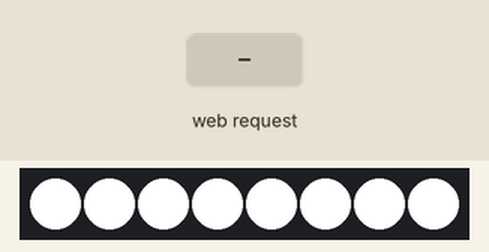
This sketch was run on a simulated ESP8266 (NodeMCU). Parts: 8 RGB LEDs in strip order, left to right. Inputs (shaded band) come from the test bench. Dim RGB values are drawn brighter than linear; EEPROM starts erased.

Above: at 1.2 s.
1.3 s: HTTP request GET /color received
At 2.5 s:
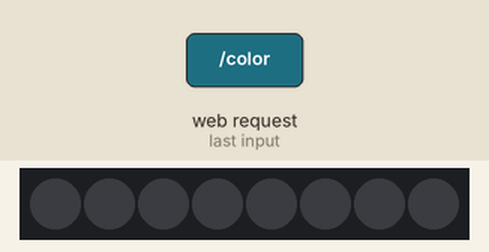
2.8 s: HTTP request GET /color?r=1 received
At 3.8 s:
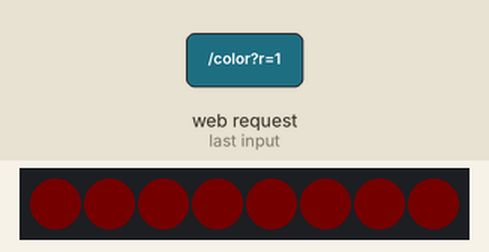
4.3 s: HTTP request GET /color?g=1 received
At 4.9 s:
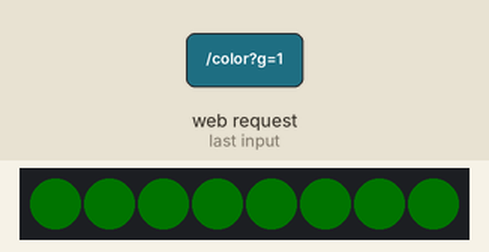
5.8 s: HTTP request GET /color?b=1 received
At 6.1 s:
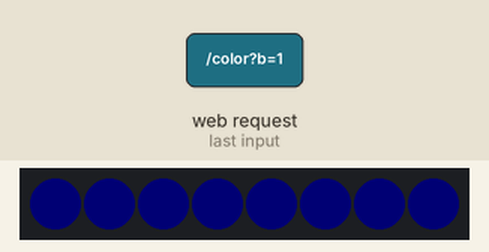
7.3 s: HTTP request GET /color?r=0 received
At 8.4 s:
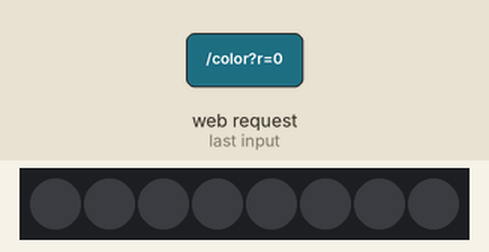
Timing chart, 0 to 9.8 s (numbered marks = the images above; inputs shaded):
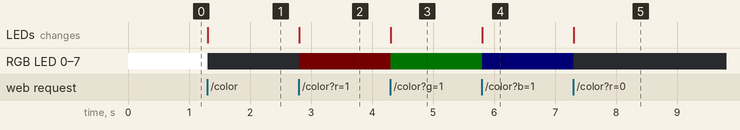

The sketch:

vf.ino
```cpp
#include <ESP8266WiFi.h>
#include <ESP8266WebServer.h>
#include <Adafruit_NeoPixel.h>
#include <DNSServer.h>
#include <EEPROM.h>
#include "index.h"
//
const byte DNS_PORT = 53;
DNSServer dnsServer;


IPAddress apIP(192, 168, 1, 1);
ESP8266WebServer webServer(80);


#define PIN          0
Adafruit_NeoPixel pixels = Adafruit_NeoPixel(8, PIN, NEO_GRB + NEO_KHZ800);

/* Set these to your desired credentials. */
const char *ssid ="lampe-ORE-Nom-Prénom";
const char *password = "";
int r, g, b;

void setup() {
  EEPROM.begin(512);

  WiFi.mode(WIFI_AP);
  WiFi.softAPConfig(apIP, apIP, IPAddress(255, 255, 255, 0));
  WiFi.softAP(ssid, password, 1);
  dnsServer.setTTL(300);
  dnsServer.setErrorReplyCode(DNSReplyCode::ServerFailure);
 // dnsServer.start(DNS_PORT, "lampe.app", appIP);


  webServer.on("/", []() {
    webServer.sendHeader("Cache-Control", "no-cache, no-store, must-revalidate");
    webServer.sendHeader("Pragma", "no-cache");
    webServer.sendHeader("Expires", "-1");
    webServer.setContentLength(CONTENT_LENGTH_UNKNOWN);
    String s = MAIN_page;
    webServer.send(200, "text/html", s);
    webServer.client().stop();
  });

  webServer.on("/color", []() {
    webServer.send(200, "text/html", "OK");
    r = webServer.arg("r").toInt();
    g = webServer.arg("g").toInt();
    b = webServer.arg("b").toInt();
    EEPROM.write(1, r);
    EEPROM.write(2, g);
    EEPROM.write(3, b);
    EEPROM.commit();
    webServer.client().stop();
  });

  webServer.onNotFound([]() {
    String message = "Hello World!\n\n";
    message += "URI: ";
    message += webServer.uri();
    webServer.send(200, "text/plain", message);
  });

  webServer.begin();

  pixels.begin(); // This initializes the NeoPixel library.
  pixels.setPixelColor(0, pixels.Color(EEPROM.read(1),EEPROM.read(2),EEPROM.read(3)));
  pixels.setPixelColor(1, pixels.Color(EEPROM.read(1),EEPROM.read(2),EEPROM.read(3)));
  pixels.setPixelColor(2, pixels.Color(EEPROM.read(1),EEPROM.read(2),EEPROM.read(3)));
  pixels.setPixelColor(3, pixels.Color(EEPROM.read(1),EEPROM.read(2),EEPROM.read(3)));
  pixels.setPixelColor(4, pixels.Color(EEPROM.read(1),EEPROM.read(2),EEPROM.read(3)));
  pixels.setPixelColor(5, pixels.Color(EEPROM.read(1),EEPROM.read(2),EEPROM.read(3)));
  pixels.setPixelColor(6, pixels.Color(EEPROM.read(1),EEPROM.read(2),EEPROM.read(3)));
  pixels.setPixelColor(7, pixels.Color(EEPROM.read(1),EEPROM.read(2),EEPROM.read(3)));
  pixels.show();
}

void loop() {
  dnsServer.processNextRequest();
  webServer.handleClient();
  pixels.setPixelColor(0, pixels.Color(EEPROM.read(1),EEPROM.read(2),EEPROM.read(3)));
  pixels.setPixelColor(1, pixels.Color(EEPROM.read(1),EEPROM.read(2),EEPROM.read(3)));
  pixels.setPixelColor(2, pixels.Color(EEPROM.read(1),EEPROM.read(2),EEPROM.read(3)));
  pixels.setPixelColor(3, pixels.Color(EEPROM.read(1),EEPROM.read(2),EEPROM.read(3)));
    pixels.setPixelColor(4, pixels.Color(EEPROM.read(1),EEPROM.read(2),EEPROM.read(3)));
  pixels.setPixelColor(5, pixels.Color(EEPROM.read(1),EEPROM.read(2),EEPROM.read(3)));
  pixels.setPixelColor(6, pixels.Color(EEPROM.read(1),EEPROM.read(2),EEPROM.read(3)));
  pixels.setPixelColor(7, pixels.Color(EEPROM.read(1),EEPROM.read(2),EEPROM.read(3)));
  pixels.show();
}
```

index.h
```cpp
const char MAIN_page[] PROGMEM = R"=====(
	<html><head> <meta charset="UTF-8"/> <meta name="viewport" content="width=device-width, user-scalable=no"> </head><body> <style> div.c{text-align:center;}input[type=range]{-webkit-appearance: none; margin: 10px 0; width: 100%; background-color: #C5CAE9;}input[type=range]:focus{outline: none;}input[type=range]::-webkit-slider-runnable-track{width: 100%; height: 12.8px; cursor: pointer; animate: 0.2s; box-shadow: 0px 0px 0px #000000, 0px 0px 0px #0d0d0d; background: #5C6BC0; border-radius: 25px; border: 0px solid #000101;}input[type=range]::-webkit-slider-thumb{box-shadow: 0px 0px 0px #000000, 0px 0px 0px #0d0d0d; border: 0px solid #000000; height: 40px; width: 40px; border-radius: 50%; background: #1A237E; cursor: pointer; -webkit-appearance: none; margin-top: -12.24px;}input[type=range]:focus::-webkit-slider-runnable-track{background: #5C6BC0;}input[type=range]::-moz-range-track{width: 100%; height: 12.8px; cursor: pointer; animate: 0.2s; box-shadow: 0px 0px 0px #000000, 0px 0px 0px #0d0d0d; background: #5C6BC0; border-radius: 25px; border: 0px solid #000101;}input[type=range]::-moz-range-thumb{box-shadow: 0px 0px 0px #000000, 0px 0px 0px #0d0d0d; border: 0px solid #000000; height: 20px; width: 39px; border-radius: 7px; background: #070065; cursor: pointer;}input[type=range]::-ms-track{width: 100%; height: 12.8px; cursor: pointer; animate: 0.2s; background: transparent; border-color: transparent; border-width: 39px 0; color: transparent;}input[type=range]::-ms-fill-lower{background: #5C6BC0; border: 0px solid #000101; border-radius: 50px; box-shadow: 0px 0px 0px #000000, 0px 0px 0px #0d0d0d;}input[type=range]::-ms-fill-upper{background: #5C6BC0; border: 0px solid #000101; border-radius: 50px; box-shadow: 0px 0px 0px #000000, 0px 0px 0px #0d0d0d;}input[type=range]::-ms-thumb{box-shadow: 0px 0px 0px #000000, 0px 0px 0px #0d0d0d; border: 0px solid #000000; height: 20px; width: 39px; border-radius: 7px; background: #1A237E; cursor: pointer;}input[type=range]:focus::-ms-fill-lower{background: #5C6BC0;}input[type=range]:focus::-ms-fill-upper{background: #5C6BC0;}.button{margin-top: 3em; background-color: #4CAF50; /* Green */ border: none; color: white; padding: 15px 32px; text-align: center; text-decoration: none; display: inline-block; font-size: 16px;}</style> <style>body{background-color: #C5CAE9;}.center{padding: 1%; display: flex; align-items: center; justify-content: center;}#color-canvas{max-width: 100%;}#color-view{background-color: rgb(255, 255, 255); height: 8em; width: 8em; -moz-border-radius: 50%; -webkit-border-radius: 50%; border-radius: 50%; display: flex; align-items: center; justify-content: center; position: absolute;}#lightness{margin-top: 3em; width: 90%;}</style> <div class="center"> <div id="color-view"></div><canvas id="color-canvas" width="400px" height="400px"></canvas> </div><div class="center"> <input id="lightness" type="range" min="0" max="100" value="100"> </div><div class="center"> <button class="button" id="send">Valider</button> </div> <div class="c"><h1>FabLab ORE </h1></div><script>function ColorPicker(element){this.element=element; var THIS=this; this.init=function (){this.canvas=document.getElementById('color-canvas'); this.colorView=document.getElementById('color-view'); this.lightness=document.getElementById('lightness'); this.send=document.getElementById('send'); this.color={h: 0, s: 0, l: 0}; this.setColorHSL(0, 0, 100); this.renderColorMap(); this.setupBindings();}; this.setColorHSL=function (h, s, l){THIS.color.h=h; THIS.color.s=s; THIS.color.l=l; THIS.colorView.style.backgroundColor='hsl(' + h + ',' + s + '%,' + l + '%)';}; this.setColorRGB=function (r, g, b){hsl=rgbToHsl(r, g, b); THIS.color.h=hsl[0]; THIS.color.s=hsl[1]; THIS.color.l=hsl[2]; THIS.colorView.style.backgroundColor='hsl(' + hsl[0] + ',' + hsl[1] + '%,' + hsl[2] + '%)';}; this.getColorHSL=function (){return [THIS.color.h, THIS.color.s, THIS.color.l];}; this.getColorRGB=function (){var c=THIS.colorView.style.backgroundColor; rgb=c.replace(/^(rgb|rgba)\(/, '').replace(/\)$/, '').replace(/\s/g, '').split(','); return [parseInt(rgb[0]), parseInt(rgb[1]), parseInt(rgb[2])];}; this.renderColorMap=function (){var canvas=this.canvas; var ctx=canvas.getContext('2d'); var radius=canvas.width / 2; var toRad=(2 * Math.PI) / 360; var step=1 / radius; ctx.clearRect(0, 0, canvas.width, canvas.height); for (var i=0; i < 360; i +=step){var rad=i * toRad; ctx.strokeStyle='hsl(' + i + ', 100%, 50%)'; ctx.beginPath(); ctx.moveTo(radius, radius); ctx.lineTo(radius + radius * Math.cos(rad), radius + radius * Math.sin(rad)); ctx.stroke();}ctx.fillStyle='rgb(255, 255, 255)'; ctx.beginPath(); ctx.arc(radius, radius, radius * 0, 0, Math.PI * 2, true); ctx.closePath(); ctx.fill();}; this.setupBindings=function (){var canvas=this.canvas; var colorView=this.colorView; var lightness=this.lightness; var setColorRGB=this.setColorRGB; var send=this.send; var ctx=canvas.getContext('2d'); var click=function (e){var originalElement=e.srcElement || e.originalTarget; var ratio=originalElement.height / originalElement.clientHeight; var rect=e.target.getBoundingClientRect(); var x=(e.offsetX || (e.touches[0].clientX - rect.left)) * ratio; var y=(e.offsetY || (e.touches[0].clientY - rect.top)) * ratio; var imgData=ctx.getImageData(parseInt(x), parseInt(y), 1, 1).data; if (imgData[0] !=0 || imgData[1] !=0 || imgData[2] !=0){THIS.setColorRGB(imgData[0], imgData[1], imgData[2]);}lightness.value=50; return false;}; canvas.addEventListener('click', click); canvas.addEventListener('touchstart', click); var clicking=false; var changeLightness=function (e){if (clicking==false) return; var hsl=THIS.getColorHSL(); THIS.setColorHSL(hsl[0], hsl[1], e.target.valueAsNumber);}; lightness.addEventListener('mousemove', changeLightness); lightness.addEventListener('touchmove', changeLightness); lightness.addEventListener('mousedown', function (e){clicking=true; changeLightness(e);}, false); lightness.addEventListener('mouseup', function (e){clicking=false;}, false); lightness.addEventListener('touchstart', function (e){clicking=true; console.log("touchstart"); changeLightness(e);}, false); lightness.addEventListener('touchleave', function (e){clicking=false;}, false); var valideSend=function (e){THIS.sendData();}; send.addEventListener('touchstart', valideSend); send.addEventListener('click', valideSend);}; this.sendData=function (){var rgb=THIS.getColorRGB(); console.log(rgb); var http=new XMLHttpRequest(); var url="/color"; var params="r=" + rgb[0] + "&g=" + rgb[1] + "&b=" + rgb[2]; http.open("POST", url, true); http.setRequestHeader("Content-type", "application/x-www-form-urlencoded"); /*http.onreadystatechange=function(){Call a function when the state changes. if(http.readyState==4 && http.status==200){alert(http.responseText);}}*/ http.send(params);}; this.init();}; new ColorPicker(document.querySelector('.color-space')); function rgbToHsl(r, g, b){r /=255, g /=255, b /=255; var max=Math.max(r, g, b), min=Math.min(r, g, b); var h, s, l=(max + min) / 2; if (max==min){h=s=0;}else{var d=max - min; s=l > 0.5 ? d / (2 - max - min) : d / (max + min); switch (max){case r: h=(g - b) / d + (g < b ? 6 : 0); break; case g: h=(b - r) / d + 2; break; case b: h=(r - g) / d + 4; break;}h /=6;}return [Math.floor(h * 360), Math.floor(s * 100), Math.floor(l * 100)];}; </script></body></html>
)=====";
```

Measured:
- after the input at 1.3 s, RGB LED 0–7: RGB(255, 255, 255) → off at once; the LEDs: change at once (image 1)
- after the input at 2.8 s, RGB LED 0–7: off → RGB(1, 0, 0) at once; the LEDs: change at once (image 2)
- after the input at 4.3 s, RGB LED 0–7: RGB(1, 0, 0) → RGB(0, 1, 0) at once; the LEDs: change at once (image 3)
- after the input at 5.8 s, RGB LED 0–7: RGB(0, 1, 0) → RGB(0, 0, 1) at once; the LEDs: change at once (image 4)
- after the input at 7.3 s, RGB LED 0–7: RGB(0, 0, 1) → off at once; the LEDs: change at once (image 5)
